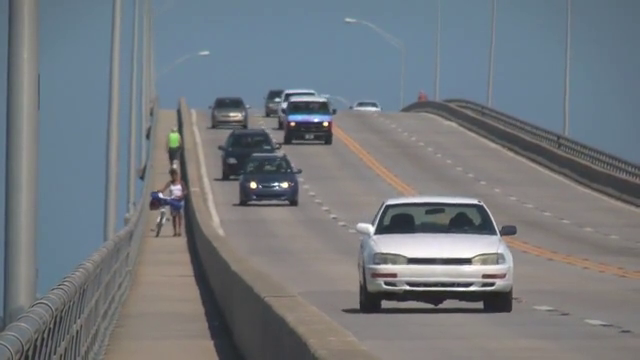
#> input picture frame 91 of opencv/slow_traffic_small.mp4, 640 x 360 px, given in place of street_driving.mp4, which was not available
$ python drivebox_v3.py   (Python 2 division)
#> lines starting #> are read from the running program, lines starting #| are printed output that depends on the picture; after the words box and inside, x2 and y2 are one past the last pixel; in counts of white or black regions, pixels touching at a corner belong together; pictures that were not available may be replaced by others from this repository, and a replacement may not be noted
#!/usr/bin/env python
# -*- coding: utf-8 -*-
#Created by Chukwunyere Igbokwe on December 17, 2016 by 9:02 PM

import numpy as np
import matplotlib.pyplot as plt
import scipy as sp
import matplotlib as mpl
import cv2, os, sys

cap = cv2.VideoCapture("street_driving.mp4")
kernel = np.ones((9,9),np.uint8)

#preprocessing
while cap.isOpened():
    ret, frame = cap.read()
#> frame is the input picture: shape (360, 640, 3); mean B, G, R 126.6, 121.2, 115.7
    # [18 lines of commented-out code are left out]

    gray = cv2.cvtColor(frame, cv2.COLOR_BGR2GRAY)
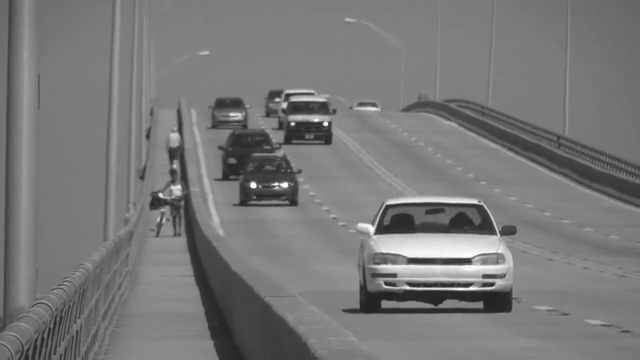
#> gray: shape (360, 640); min 30, max 255, mean 120.1
    gray_inv = cv2.bitwise_not(gray)
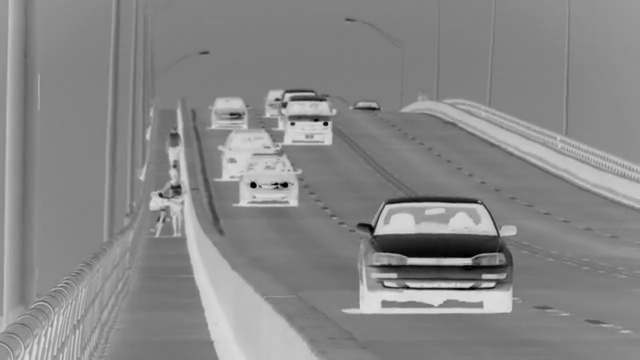
#> gray_inv: shape (360, 640); min 0, max 225, mean 134.9

    # Apply adaptiveThreshold at the bitwise_not of gray
    a_thresh = cv2.adaptiveThreshold(gray_inv, 255, cv2.ADAPTIVE_THRESH_MEAN_C, cv2.THRESH_BINARY, 15, -2)
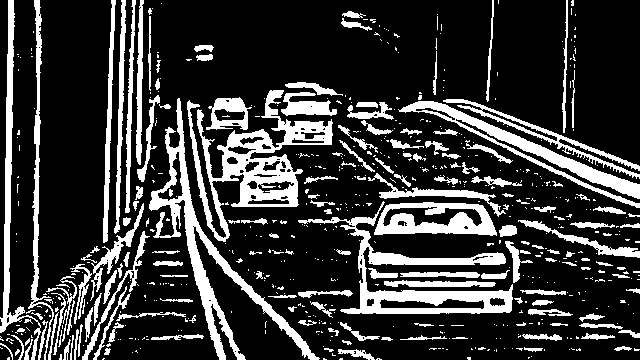
#> a_thresh: shape (360, 640); 22% white; 640 white regions (476 under 20 px), largest, box (x1, y1, x2, y2) and area: (187, 90, 333, 242) 5981, (149, 98, 320, 360) 5027, (298, 201, 513, 314) 4821

    # Create the images that will use to extract the horizontal and vertical lines
    vertical = a_thresh.copy()
    horizontal = a_thresh.copy()

    # Specify size on horizontal axis
    horizontal_cols = horizontal.shape[1] / 30
#> horizontal_cols = 21

    # Create structure element for extracting horizontal lines through morphology operations
    horizontalStructure = cv2.getStructuringElement(cv2.MORPH_RECT, (horizontal_cols, 1))

    # Apply morphology operations Erosion followed by dilation is called opening
    horizontal = cv2.morphologyEx(horizontal, cv2.MORPH_OPEN, horizontalStructure)
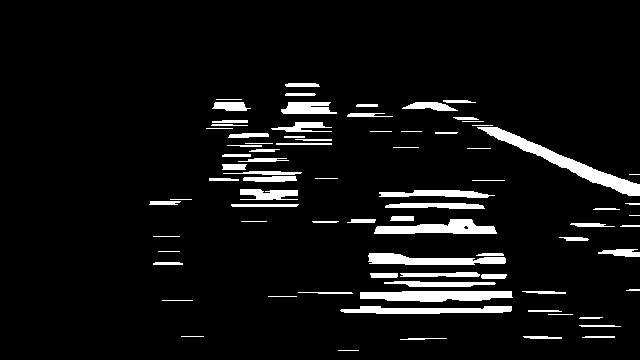
#> horizontal: shape (360, 640); 6.6% white; 81 white regions (2 under 20 px), largest, box (x1, y1, x2, y2) and area: (477, 127, 640, 196) 1910, (360, 291, 513, 302) 1359, (374, 219, 497, 234) 1142

    # Specify size on vertical axis
    vertical_rows = vertical.shape[0] / 30
#> vertical_rows = 12

    # Create structure element for extracting vertical lines through morphology operations
    verticalStructure = cv2.getStructuringElement(cv2.MORPH_RECT, (1, vertical_rows))
#> verticalStructure = [1, 1, 1, 1, 1, 1, 1, 1, 1, 1, 1, 1]

    # Apply morphology operations Erosion followed by dilation is called opening
    vertical = cv2.morphologyEx(vertical, cv2.MORPH_OPEN, verticalStructure)
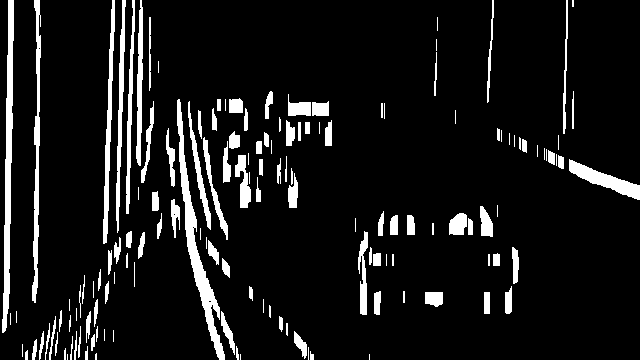
#> vertical: shape (360, 640); 9.4% white; 146 white regions (40 under 20 px), largest, box (x1, y1, x2, y2) and area: (177, 99, 225, 360) 2208, (2, 0, 14, 333) 1971, (32, 0, 41, 303) 1266

    # invert vertical image
    vertical_inv = cv2.bitwise_not(vertical)

    # Extract edges and smooth image according to the logic
    #     1. extract edges
    #     2. dilate(edges)
    #     3. src.copyTo(smooth)
    #     4. blur smooth img
    #     5. smooth.copyTo(src, edges)

    # Step 1
    vertical_edges = cv2.adaptiveThreshold(vertical_inv, 255, cv2.ADAPTIVE_THRESH_MEAN_C, cv2.THRESH_BINARY, 3, -2)
#> vertical_edges: shape (360, 640); 5.3% white in thin lines or dots

    # Step 2
    kernel = np.ones((2, 2), dtype=np.uint8)
    vertical_edges = cv2.dilate(vertical_edges, kernel)
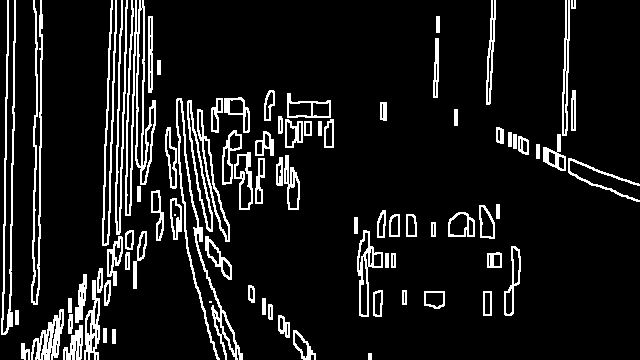
#> vertical_edges: shape (360, 640); 10.5% white in thin lines or dots

    # Step 3
    smooth = vertical_edges.copy()

    # Step 4
    smooth = cv2.blur(smooth, (2, 2))
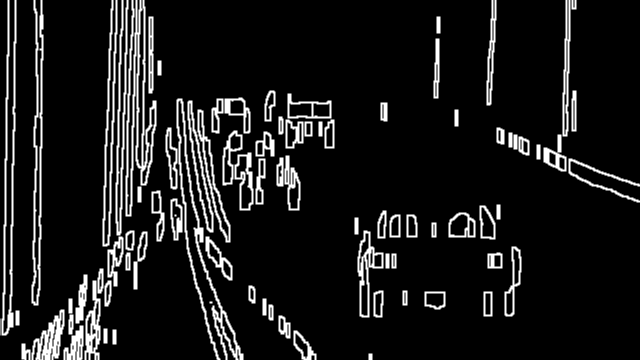
#> smooth: shape (360, 640); min 0, max 255, mean 26.8

    # Step 5

    # final = cv2.bitwise_and(vertical_inv, smooth)

    cv2.imshow('', gray_inv)
    # cv2.waitKey(0)
    # cv2.destroyAllWindows()
    if cv2.waitKey(33) & 0xFF == ord('q'):
#> (key q is pressed here)
        break

cap.release()
cv2.destroyAllWindows()

$ run again, starting later in the video
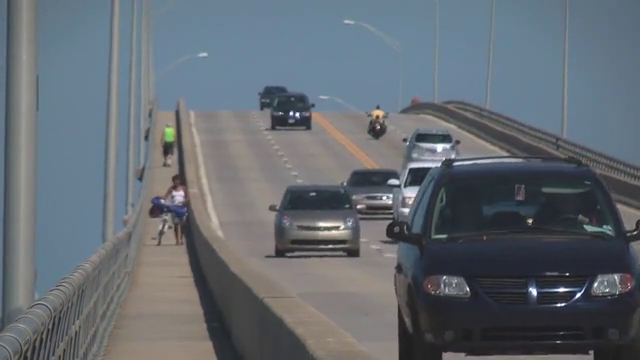
#> input picture frame 411 of opencv/slow_traffic_small.mp4, 640 x 360 px, given in place of street_driving.mp4, which was not available
#> frame is the input picture: shape (360, 640, 3); mean B, G, R 113.8, 106.6, 99.3
#> `a_thresh = cv2.adaptiveThreshold(gray_inv, 255, cv2.ADAPTIVE_THRESH_ME..`:
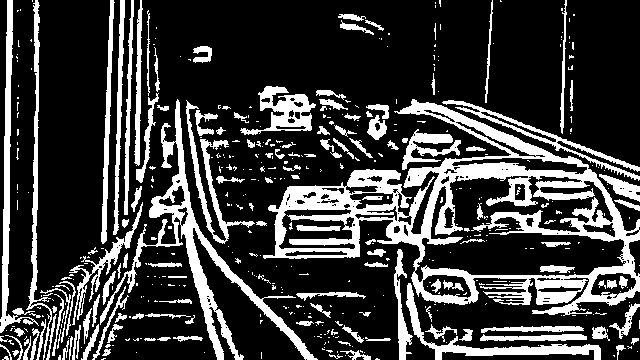
#> a_thresh: shape (360, 640); 23.9% white; 466 white regions (327 under 20 px), largest, box (x1, y1, x2, y2) and area: (263, 99, 640, 316) 19765, (100, 99, 318, 360) 5579, (0, 0, 39, 333) 2228
#> horizontal: shape (360, 640); 6.9% white; 89 white regions (2 under 20 px), largest, box (x1, y1, x2, y2) and area: (438, 163, 599, 180) 1387, (429, 346, 601, 356) 1206, (421, 269, 598, 279) 672
#> vertical: shape (360, 640); 10.3% white; 181 white regions (50 under 20 px), largest, box (x1, y1, x2, y2) and area: (1, 0, 13, 334) 1956, (175, 100, 224, 360) 1952, (30, 0, 39, 307) 1214
#> `smooth = cv2.blur(smooth, (2, 2))`:
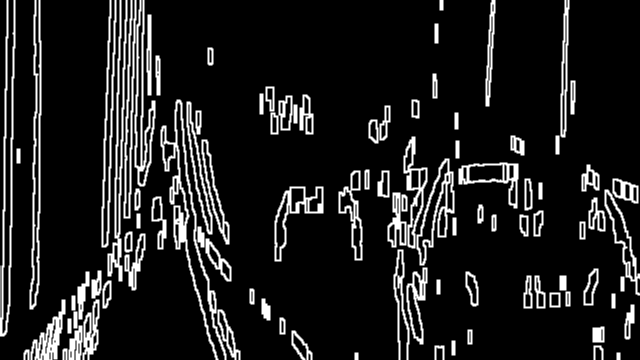
#> smooth: shape (360, 640); min 0, max 255, mean 31.1

$ run again, starting later in the video
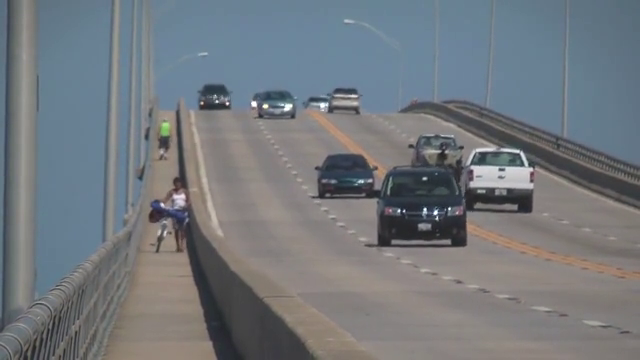
#> input picture frame 731 of opencv/slow_traffic_small.mp4, 640 x 360 px, given in place of street_driving.mp4, which was not available
#> frame is the input picture: shape (360, 640, 3); mean B, G, R 125.5, 120.3, 115.1
#> `a_thresh = cv2.adaptiveThreshold(gray_inv, 255, cv2.ADAPTIVE_THRESH_ME..`:
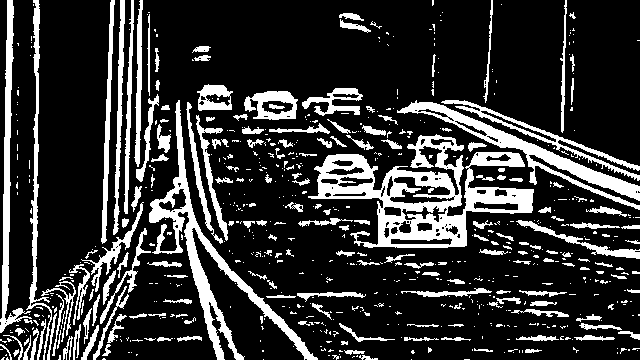
#> a_thresh: shape (360, 640); 20.3% white; 679 white regions (490 under 20 px), largest, box (x1, y1, x2, y2) and area: (308, 134, 534, 248) 9214, (149, 100, 318, 360) 4809, (397, 100, 640, 210) 3614
#> horizontal: shape (360, 640); 4.8% white; 75 white regions (3 under 20 px), largest, box (x1, y1, x2, y2) and area: (486, 133, 640, 192) 1799, (464, 194, 533, 204) 544, (378, 216, 466, 224) 489
#> vertical: shape (360, 640); 8.9% white; 136 white regions (38 under 20 px), largest, box (x1, y1, x2, y2) and area: (176, 101, 224, 360) 2059, (1, 0, 13, 334) 2020, (544, 150, 636, 200) 1232
#> `smooth = cv2.blur(smooth, (2, 2))`:
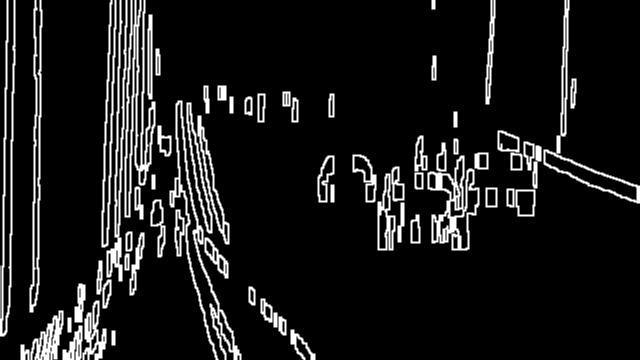
#> smooth: shape (360, 640); min 0, max 255, mean 25.9
